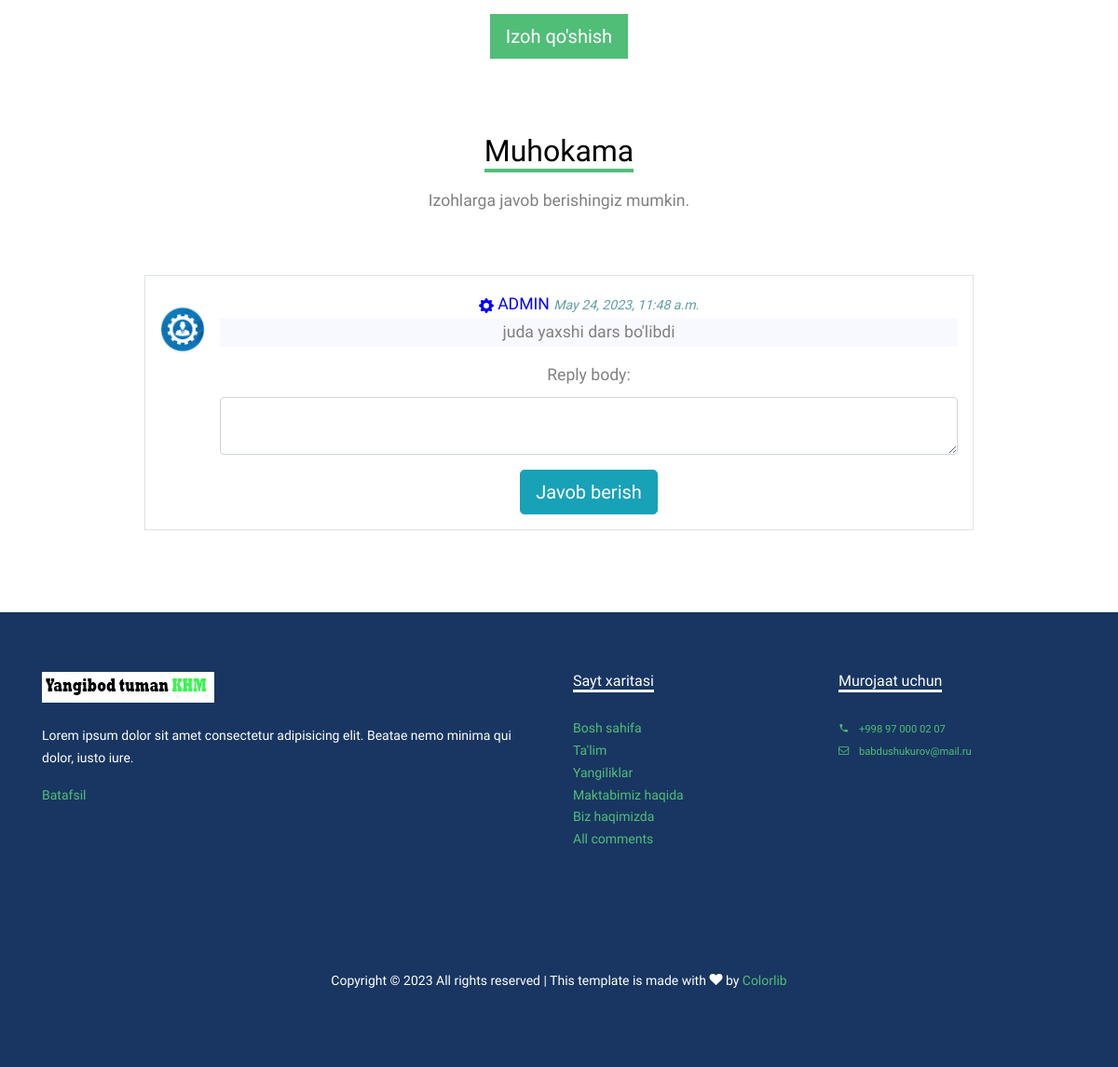
Page /curriculum/173-guruh/raqamli-axborotlarni-qayta-ishlash-va-yaratish-texnologiyalari/2-dars/ (signed in, lower part) on the earlier database version.
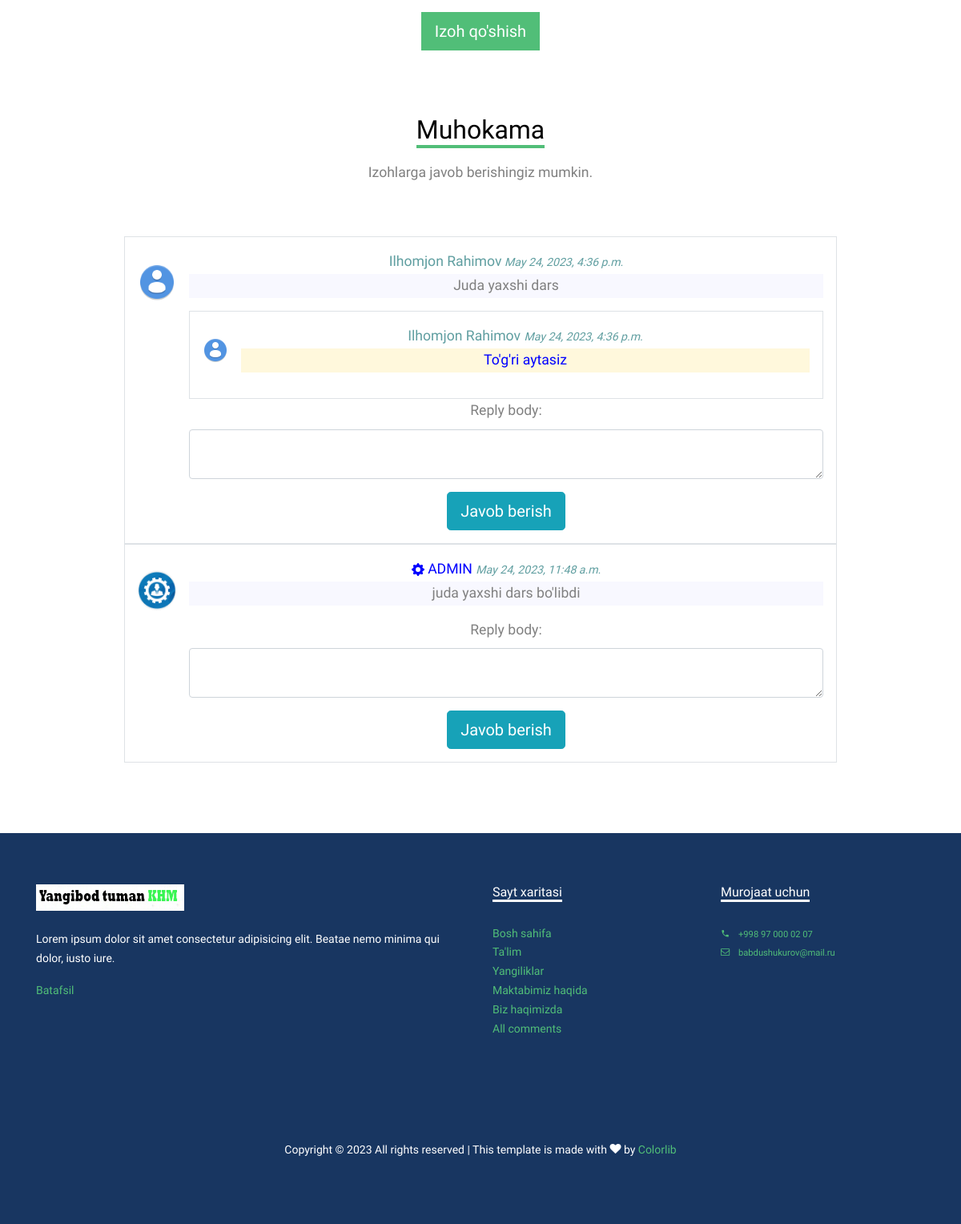
Same page on the later database version.
### curriculum/models.py (models this page shows, shortened)
class Comment(models.Model):
    lesson_name = models.ForeignKey(Lesson, null=True, blank=True, on_delete=models.CASCADE, related_name='comments_lesson')
    new_name = models.ForeignKey(News, null=True, blank=True, on_delete=models.CASCADE, related_name='comments_new')
    comm_name = models.CharField(max_length=100, blank=True)
    author = models.ForeignKey(User,on_delete=models.CASCADE)
    body = models.TextField(max_length=500)
    date_added = models.DateTimeField(auto_now_add=True)
    type = models.CharField(max_length=100, null=True, blank=True)
    field = models.CharField(max_length=100, null=True, blank=True)
    class Meta:
        ordering = ['-date_added']

class Reply(models.Model):
    comment_name = models.ForeignKey(Comment, on_delete=models.CASCADE,related_name='replies')
    reply_body = models.TextField(max_length=500)
    author = models.ForeignKey(User,on_delete=models.CASCADE)
    date_added = models.DateTimeField(auto_now_add=True)
    type = models.CharField(max_length=100, null=True, blank=True)
    field = models.CharField(max_length=100, null=True, blank=True)

### curriculum/views.py (the view, shortened to what this page needs)
# urls.py: path('<str:standard>/<str:subject>/<slug:slug>/', views.LessonDetailView.as_view(), name='lesson_detail'),
class LessonDetailView(DetailView, FormView):
    context_object_name = 'lessons'
    model = Lesson
    template_name = 'curriculum/lesson_detail_view.html'
    form_class = CommentForm
    second_form_class = ReplyForm
    def get_context_data(self, **kwargs):
        profiles = UserProfileInfo.objects.all()
        users = User.objects.all()
        context = super(LessonDetailView, self).get_context_data(**kwargs)
        if 'form' not in context:
            context['form'] = self.form_class()
        if 'form2' not in context:
            context['form2'] = self.second_form_class()
        context['profiles'] = profiles
        context['users'] = users
        context['comments'] = Comment.objects.filter(lesson_name_id=self.object.id)
        return context

### curriculum/forms.py
class CommentForm(forms.ModelForm):
    class Meta:
        model = Comment
        fields = ('body',)
        labels = {"body": "Comment:"}
        widgets = {
            'body': forms.Textarea(
                attrs={'class': 'form-control', 'rows': 4, 'cols': 70, 'placeholder': "Enter Your Comment"}),
        }

class ReplyForm(forms.ModelForm):
    class Meta:
        model = Reply
        fields = ('reply_body',)
        widgets = {
            'reply_body': forms.Textarea(attrs={'class': 'form-control', 'rows': 2, 'cols': 10}),
        }

### curriculum/models.py (called while the page is built)
    def __str__(self):
        return self.name

    def __str__(self):
        return self.name

### curriculum/templates/curriculum/lesson_detail_view.html (shortened to what the changed rows need)
{% extends 'base.html' %}
{% load static %}
{% load crispy_forms_tags %}
{% block content %}
{% if user.is_authenticated %}
<div class="site-section">
    <div class="container">
        <div class="row justify-content-center text-center">
            <div class="col-lg-10" style="margin-top: 5rem;">
                <div class="row mb-5 justify-content-center text-center" style="margin-top: 5rem;">
                    <div class="col">
                        <h2 class="section-title-underline mb-3">
                            <span>Muhokama</span>
                        </h2>
                    </div>
                </div>
                <div class="col">
                    {% for comment in comments.all %}
                    <div>
                        <div class=" media border p-3">
                            {% if comment.author.is_superuser %}
                            <img src="{% static 'images/admin.png' %}" alt="Jane Doe" class="mr-3 mt-3 rounded-circle"
                                style="width:3rem;">
                            {% elif not comment.author.userprofileinfo.profile_pic %}
                            <img src="{% static 'images/user_avatar.png' %}" alt="Jane Doe"
                                class="mr-3 mt-3 rounded-circle" style="width:3rem;">
                            {% else %}
                            <img src="{{comment.author.userprofileinfo.profile_pic.url}}" alt="John Doe"
                                class="mr-3 mt-3 rounded-circle" style="width:3rem; height: 3rem;">
                            {% endif %}
                            <div class="media-body">
                            {% if comment.author.first_name and comment.author.last_name %}
                                <h7 style="color: cadetblue;">{{comment.author.first_name}} {{comment.author.last_name}}<small
                                        style="color: cadetblue;"><i> {{comment.date_added}}</i></small></h7>
                                        {% elif comment.author.is_superuser%}
                                        <h7  style="color: blue">
                                        ADMIN
                                        <small
                                        style="color: cadetblue;"><i> {{comment.date_added}}</i></small></h7>
                                        {% else %}
                                        <h7 style="color: cadetblue;">{{comment.author.username}} <small
                                        style="color: cadetblue;"><i> {{comment.date_added}}</i></small></h7>
                                        {% endif %}
                                <p style="background-color:ghostwhite;">{{comment.body}}</p>
                                {% for reply in comment.replies.all %}
                                <div class="media border p-3">
                                    {% if reply.author.is_superuser %}
                                    <img src="{% static 'images/admin.png' %}" alt="Jane Doe"
                                        class="mr-3 mt-3 rounded-circle" style="width:2rem;">
                                    {% elif not reply.author.userprofileinfo.profile_pic %}
                                    <img src="{% static 'images/user_avatar.png' %}" alt="Jane Doe"
                                        class="mr-3 mt-3 rounded-circle" style="width:2rem;">
                                    {% else %}
                                    <img src="{{reply.author.userprofileinfo.profile_pic.url}}" alt="John Doe"
                                        class="mr-3 mt-3 rounded-circle" style="width:2rem; height: 2rem;">
                                    {% endif %}
                                    <div class="media-body">
                                    {% if reply.author.first_name and reply.author.last_name %}<h8 style="color: cadetblue;">{{reply.author.first_name}} {{reply.author.last_name}} <small
                                                style="color: cadetblue;"><i> {{reply.date_added}}</i></small>
                                        </h8>
                                        {% else %}<h8 style="color: cadetblue;">{{reply.author.username}} <small
                                                style="color: cadetblue;"><i> {{reply.date_added}}</i></small>
                                        </h8>{% endif %}
                                        <p style="color: blue; background-color: cornsilk;">{{reply.reply_body}}</p>
                                    </div>
                                </div>
                                {% endfor %}
                                <form method="post">
                                    {{form2.as_p}}
                                    <input type="submit" name="form2" value="Javob berish" class="btn btn-info btn-lg">
                                </form>
                            </div>
                        </div>
                    </div>
                    {% endfor %}
                </div>
            </div>
        </div>
    </div>
</div>
{% else %}
<h1 style="text-align: center;">Tizimga kirmagansiz!</h1>
{% endif %}
{%endblock%}

Differences in the rows shown:
added Comment: author.first_name "Ilhomjon", author.last_name "Rahimov", date_added "May 24, 2023, 4:36 p.m.", body "Juda yaxshi dars"
added Reply: author.first_name "Ilhomjon", author.last_name "Rahimov", date_added "May 24, 2023, 4:36 p.m.", reply_body "To'g'ri aytasiz"
